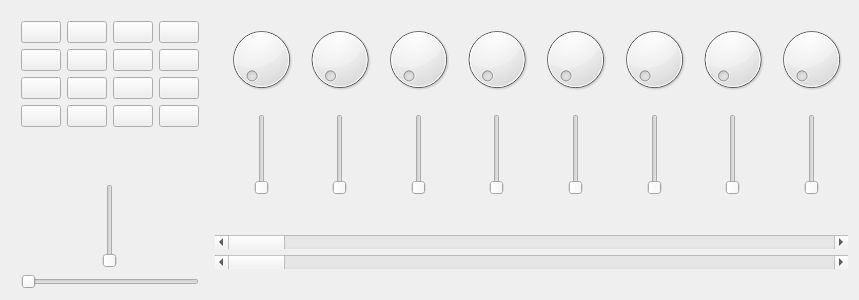
<?xml version="1.0" encoding="UTF-8"?>
<ui version="4.0">
 <class>Form</class>
 <widget class="QWidget" name="Form">
  <property name="geometry">
   <rect>
    <x>0</x>
    <y>0</y>
    <width>859</width>
    <height>300</height>
   </rect>
  </property>
  <property name="sizePolicy">
   <sizepolicy hsizetype="Minimum" vsizetype="Minimum">
    <horstretch>0</horstretch>
    <verstretch>0</verstretch>
   </sizepolicy>
  </property>
  <property name="windowTitle">
   <string>Form</string>
  </property>
  <layout class="QHBoxLayout" name="horizontalLayout">
   <item>
    <layout class="QVBoxLayout" name="verticalLayout">
     <property name="leftMargin">
      <number>10</number>
     </property>
     <item>
      <layout class="QGridLayout" name="gridLayout">
       <property name="topMargin">
        <number>10</number>
       </property>
       <item row="1" column="1">
        <widget class="QPushButton" name="Pad06">
         <property name="text">
          <string/>
         </property>
        </widget>
       </item>
       <item row="2" column="1">
        <widget class="QPushButton" name="Pad10">
         <property name="text">
          <string/>
         </property>
        </widget>
       </item>
       <item row="0" column="3">
        <widget class="QPushButton" name="Pad04">
         <property name="text">
          <string/>
         </property>
        </widget>
       </item>
       <item row="2" column="2">
        <widget class="QPushButton" name="Pad11">
         <property name="text">
          <string/>
         </property>
        </widget>
       </item>
       <item row="0" column="0">
        <widget class="QPushButton" name="Pad01">
         <property name="text">
          <string/>
         </property>
        </widget>
       </item>
       <item row="0" column="1">
        <widget class="QPushButton" name="Pad02">
         <property name="text">
          <string/>
         </property>
        </widget>
       </item>
       <item row="1" column="3">
        <widget class="QPushButton" name="Pad08">
         <property name="text">
          <string/>
         </property>
        </widget>
       </item>
       <item row="1" column="0">
        <widget class="QPushButton" name="Pad05">
         <property name="text">
          <string/>
         </property>
        </widget>
       </item>
       <item row="2" column="0">
        <widget class="QPushButton" name="Pad09">
         <property name="text">
          <string/>
         </property>
        </widget>
       </item>
       <item row="1" column="2">
        <widget class="QPushButton" name="Pad07">
         <property name="text">
          <string/>
         </property>
        </widget>
       </item>
       <item row="0" column="2">
        <widget class="QPushButton" name="Pad03">
         <property name="text">
          <string/>
         </property>
        </widget>
       </item>
       <item row="3" column="0">
        <widget class="QPushButton" name="Pad13">
         <property name="text">
          <string/>
         </property>
        </widget>
       </item>
       <item row="3" column="1">
        <widget class="QPushButton" name="Pad14">
         <property name="text">
          <string/>
         </property>
        </widget>
       </item>
       <item row="3" column="2">
        <widget class="QPushButton" name="Pad15">
         <property name="text">
          <string/>
         </property>
        </widget>
       </item>
       <item row="3" column="3">
        <widget class="QPushButton" name="Pad16">
         <property name="text">
          <string/>
         </property>
        </widget>
       </item>
       <item row="2" column="3">
        <widget class="QPushButton" name="Pad12">
         <property name="text">
          <string/>
         </property>
        </widget>
       </item>
      </layout>
     </item>
     <item>
      <spacer name="verticalSpacer">
       <property name="orientation">
        <enum>Qt::Vertical</enum>
       </property>
       <property name="sizeHint" stdset="0">
        <size>
         <width>20</width>
         <height>40</height>
        </size>
       </property>
      </spacer>
     </item>
     <item>
      <widget class="QSlider" name="JoystickY">
       <property name="sizePolicy">
        <sizepolicy hsizetype="Expanding" vsizetype="Expanding">
         <horstretch>0</horstretch>
         <verstretch>0</verstretch>
        </sizepolicy>
       </property>
       <property name="maximum">
        <number>127</number>
       </property>
       <property name="orientation">
        <enum>Qt::Vertical</enum>
       </property>
      </widget>
     </item>
     <item>
      <widget class="QSlider" name="JoystickX">
       <property name="sizePolicy">
        <sizepolicy hsizetype="Expanding" vsizetype="Fixed">
         <horstretch>0</horstretch>
         <verstretch>0</verstretch>
        </sizepolicy>
       </property>
       <property name="maximum">
        <number>127</number>
       </property>
       <property name="orientation">
        <enum>Qt::Horizontal</enum>
       </property>
      </widget>
     </item>
    </layout>
   </item>
   <item>
    <layout class="QVBoxLayout" name="verticalLayout_2">
     <property name="leftMargin">
      <number>10</number>
     </property>
     <property name="bottomMargin">
      <number>20</number>
     </property>
     <item>
      <layout class="QGridLayout" name="gridLayout_2">
       <property name="leftMargin">
        <number>10</number>
       </property>
       <item row="1" column="1">
        <widget class="QDial" name="Dial02">
         <property name="maximum">
          <number>127</number>
         </property>
        </widget>
       </item>
       <item row="2" column="0">
        <widget class="QSlider" name="Fader01">
         <property name="sizePolicy">
          <sizepolicy hsizetype="Expanding" vsizetype="Expanding">
           <horstretch>0</horstretch>
           <verstretch>0</verstretch>
          </sizepolicy>
         </property>
         <property name="maximum">
          <number>127</number>
         </property>
         <property name="orientation">
          <enum>Qt::Vertical</enum>
         </property>
        </widget>
       </item>
       <item row="1" column="0">
        <widget class="QDial" name="Dial01">
         <property name="sizePolicy">
          <sizepolicy hsizetype="Expanding" vsizetype="Preferred">
           <horstretch>0</horstretch>
           <verstretch>0</verstretch>
          </sizepolicy>
         </property>
         <property name="maximum">
          <number>127</number>
         </property>
        </widget>
       </item>
       <item row="1" column="3">
        <widget class="QDial" name="Dial04">
         <property name="maximum">
          <number>127</number>
         </property>
        </widget>
       </item>
       <item row="1" column="2">
        <widget class="QDial" name="Dial03">
         <property name="maximum">
          <number>127</number>
         </property>
        </widget>
       </item>
       <item row="1" column="4">
        <widget class="QDial" name="Dial05">
         <property name="maximum">
          <number>127</number>
         </property>
        </widget>
       </item>
       <item row="1" column="5">
        <widget class="QDial" name="Dial06">
         <property name="maximum">
          <number>127</number>
         </property>
        </widget>
       </item>
       <item row="1" column="6">
        <widget class="QDial" name="Dial07">
         <property name="maximum">
          <number>127</number>
         </property>
        </widget>
       </item>
       <item row="1" column="7">
        <widget class="QDial" name="Dial08">
         <property name="maximum">
          <number>127</number>
         </property>
        </widget>
       </item>
       <item row="2" column="1">
        <widget class="QSlider" name="Fader02">
         <property name="sizePolicy">
          <sizepolicy hsizetype="Expanding" vsizetype="Expanding">
           <horstretch>0</horstretch>
           <verstretch>0</verstretch>
          </sizepolicy>
         </property>
         <property name="maximum">
          <number>127</number>
         </property>
         <property name="orientation">
          <enum>Qt::Vertical</enum>
         </property>
        </widget>
       </item>
       <item row="2" column="2">
        <widget class="QSlider" name="Fader03">
         <property name="sizePolicy">
          <sizepolicy hsizetype="Expanding" vsizetype="Expanding">
           <horstretch>0</horstretch>
           <verstretch>0</verstretch>
          </sizepolicy>
         </property>
         <property name="maximum">
          <number>127</number>
         </property>
         <property name="orientation">
          <enum>Qt::Vertical</enum>
         </property>
        </widget>
       </item>
       <item row="2" column="3">
        <widget class="QSlider" name="Fader04">
         <property name="sizePolicy">
          <sizepolicy hsizetype="Expanding" vsizetype="Expanding">
           <horstretch>0</horstretch>
           <verstretch>0</verstretch>
          </sizepolicy>
         </property>
         <property name="maximum">
          <number>127</number>
         </property>
         <property name="orientation">
          <enum>Qt::Vertical</enum>
         </property>
        </widget>
       </item>
       <item row="2" column="4">
        <widget class="QSlider" name="Fader05">
         <property name="sizePolicy">
          <sizepolicy hsizetype="Expanding" vsizetype="Expanding">
           <horstretch>0</horstretch>
           <verstretch>0</verstretch>
          </sizepolicy>
         </property>
         <property name="maximum">
          <number>127</number>
         </property>
         <property name="orientation">
          <enum>Qt::Vertical</enum>
         </property>
        </widget>
       </item>
       <item row="2" column="5">
        <widget class="QSlider" name="Fader06">
         <property name="sizePolicy">
          <sizepolicy hsizetype="Expanding" vsizetype="Expanding">
           <horstretch>0</horstretch>
           <verstretch>0</verstretch>
          </sizepolicy>
         </property>
         <property name="maximum">
          <number>127</number>
         </property>
         <property name="orientation">
          <enum>Qt::Vertical</enum>
         </property>
        </widget>
       </item>
       <item row="2" column="6">
        <widget class="QSlider" name="Fader07">
         <property name="sizePolicy">
          <sizepolicy hsizetype="Expanding" vsizetype="Expanding">
           <horstretch>0</horstretch>
           <verstretch>0</verstretch>
          </sizepolicy>
         </property>
         <property name="maximum">
          <number>127</number>
         </property>
         <property name="orientation">
          <enum>Qt::Vertical</enum>
         </property>
        </widget>
       </item>
       <item row="2" column="7">
        <widget class="QSlider" name="Fader08">
         <property name="sizePolicy">
          <sizepolicy hsizetype="Expanding" vsizetype="Expanding">
           <horstretch>0</horstretch>
           <verstretch>0</verstretch>
          </sizepolicy>
         </property>
         <property name="maximum">
          <number>127</number>
         </property>
         <property name="orientation">
          <enum>Qt::Vertical</enum>
         </property>
        </widget>
       </item>
      </layout>
     </item>
     <item>
      <spacer name="verticalSpacer_2">
       <property name="orientation">
        <enum>Qt::Vertical</enum>
       </property>
       <property name="sizeHint" stdset="0">
        <size>
         <width>20</width>
         <height>40</height>
        </size>
       </property>
      </spacer>
     </item>
     <item>
      <widget class="QScrollBar" name="Piano">
       <property name="sizePolicy">
        <sizepolicy hsizetype="Expanding" vsizetype="Fixed">
         <horstretch>0</horstretch>
         <verstretch>0</verstretch>
        </sizepolicy>
       </property>
       <property name="orientation">
        <enum>Qt::Horizontal</enum>
       </property>
      </widget>
     </item>
     <item>
      <widget class="QScrollBar" name="horizontalScrollBar">
       <property name="orientation">
        <enum>Qt::Horizontal</enum>
       </property>
      </widget>
     </item>
    </layout>
   </item>
  </layout>
 </widget>
 <resources/>
 <connections/>
</ui>
